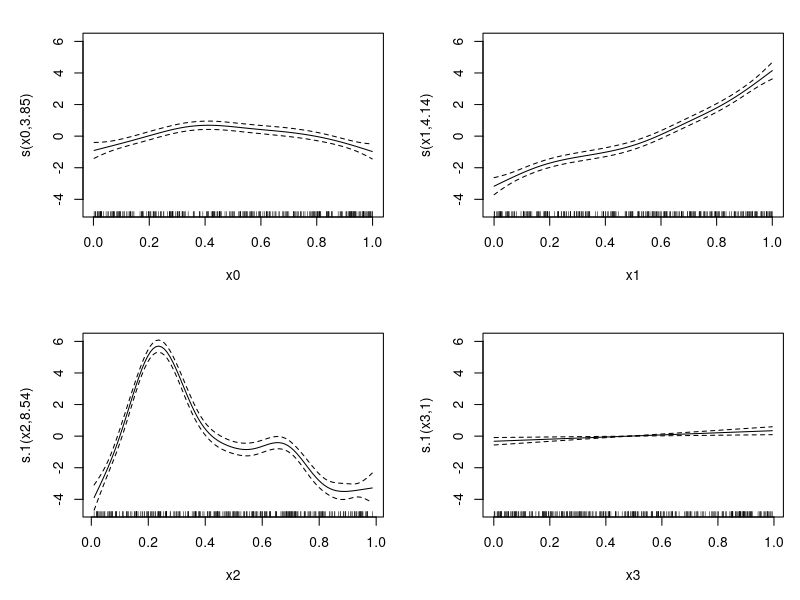

Reproduce this figure in R.
library(mgcv)


### Name: mvn
### Title: Multivariate normal additive models
### Aliases: mvn
### Keywords: models regression

### ** Examples

library(mgcv)
## simulate some data...
V <- matrix(c(2,1,1,2),2,2)
f0 <- function(x) 2 * sin(pi * x)
f1 <- function(x) exp(2 * x)
f2 <- function(x) 0.2 * x^11 * (10 * (1 - x))^6 + 10 * 
            (10 * x)^3 * (1 - x)^10
n <- 300
x0 <- runif(n);x1 <- runif(n);
x2 <- runif(n);x3 <- runif(n)
y <- matrix(0,n,2)
for (i in 1:n) {
  mu <- c(f0(x0[i])+f1(x1[i]),f2(x2[i]))
  y[i,] <- rmvn(1,mu,V)
}
dat <- data.frame(y0=y[,1],y1=y[,2],x0=x0,x1=x1,x2=x2,x3=x3)

## fit model...

b <- gam(list(y0~s(x0)+s(x1),y1~s(x2)+s(x3)),family=mvn(d=2),data=dat)
b
summary(b)
plot(b,pages=1)
solve(crossprod(b$family$data$R)) ## estimated cov matrix
